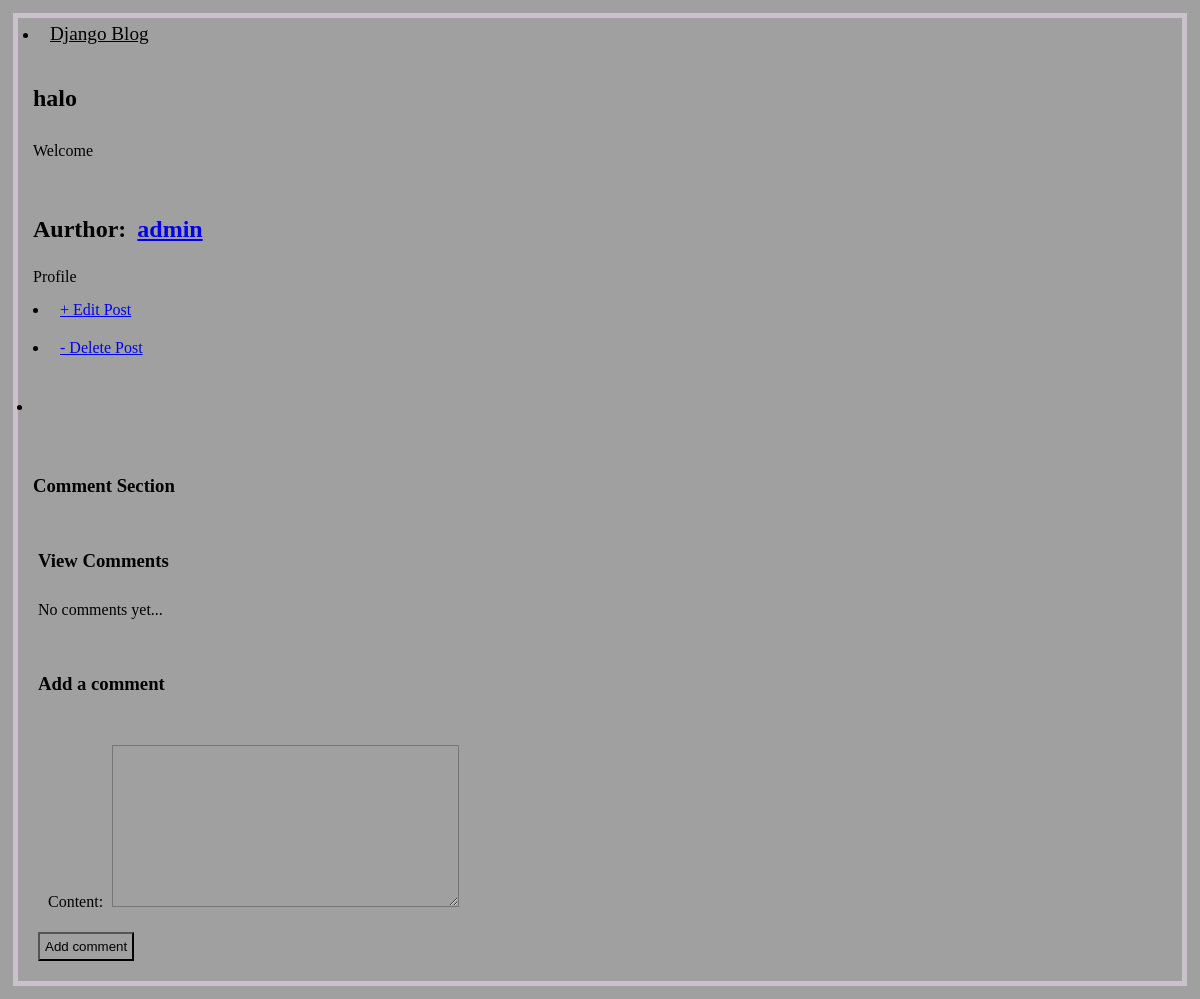
/post/5/, run on the app's committed database.
### blog/models.py (models this page shows, shortened)
class Post(models.Model):
    title = models.CharField(max_length=200)
    author = models.ForeignKey(
        User,
        on_delete=models.CASCADE
    )
    body = models.TextField()

### blog/views.py (the view, shortened to what this page needs)
# urls.py: path("post/<int:pk>/", BlogDetailView.as_view(), name="post_detail"),
class BlogDetailView(FormMixin ,DetailView):
  model = Post
  template_name = 'post_detail.html'
  form_class = CommentForm
  def get_context_data(self, **kwargs):
    context = super().get_context_data(**kwargs)
    context['comments']= self.object.comments.all
    if 'form' not in context:
      context['form']= self.get_form()
    return context

### blog/forms.py
class CommentForm(ModelForm):
    class Meta:
         model = Comment
         fields =['content']

### templates/post_detail.html (shortened to what this page needs)
{% extends 'base.html' %}
{% block content %}
<div class="post-entry">
    <h2> {{post.title}} </h2>
    <p> {{ post.body}} </p>
</div>
<div>
    <h2>Aurthor: <a href="{% url 'profile' %}">{{ post.author }}</a> </h2>
    <a> Profile </a>
</div>
<div>
    <li> <a href="{% url 'post_edit' post.pk %}"> + Edit Post</a></li>
</div>
<div>
     <li> <a href="{%  url 'post_delete' post.pk %}"> - Delete Post</a> </li>
</div>
<div>
    <ul><li><a href=""></a></li></ul>
</div>
<div>
    <h3>Comment Section</h3>
    <div>
        <h3> View Comments</h3>
        {% for comment in comments %}
                {% load tz %}
        {% empty %}
        <p> No comments yet...</p>
        {% endfor %}
    </div>
    <div>
        <h3>Add a comment </h3>
        <form action="" method="post">
            {{ form.as_p}}
            <button type="submit"> Add comment</button>
        </form>
    </div>
</div>
{% endblock content %}

### static/style.css (style rules this page uses)
* { box-sizing: border-box; padding: 5px; background: #a0a0a0; }
body { background-color: rgb(202, 194, 202); color: #000; }

### data on the page
Post: title "halo", body "Welcome", author "admin"
